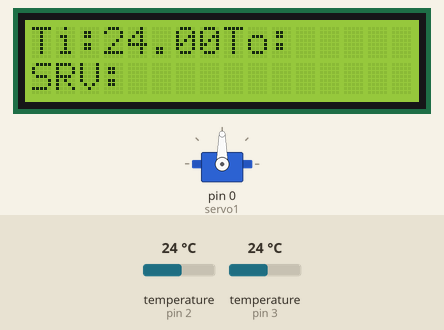
Simulated run of this sketch. Board: Arduino Uno, built with avr-gcc and run on an emulated ATmega328P. On the bench: servo, 16×2 character LCD. The inputs (shaded band) are chosen by the test bench; at power-on: temperature (sensors on pin 2, pin 3) 24 °C.

Above: at 1.2 s.
1.3 s: temperature (sensor on pin 2) set to 24.6 °C
At 4.2 s:
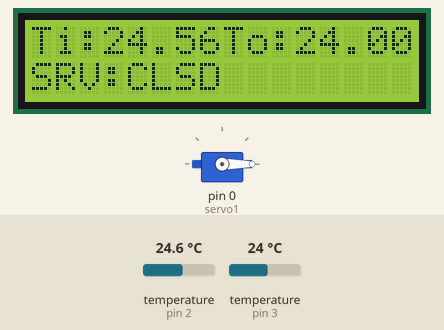
4.8 s: temperature (sensor on pin 2) set to 25.7 °C
At 7.4 s:
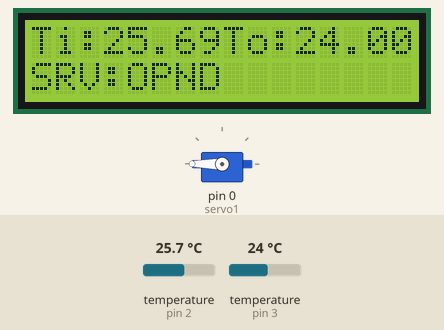
8.1 s: temperature (sensor on pin 3) set to 12 °C
At 9.7 s:
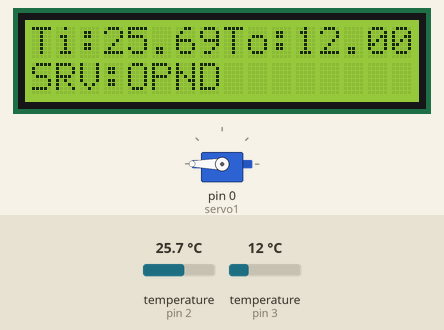
10.7 s: temperature (sensor on pin 3) set to 19 °C
At 12.9 s:
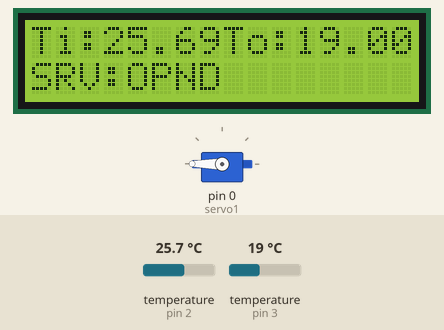
13.2 s: temperature (sensor on pin 2) set to 12 °C
At 15.5 s:
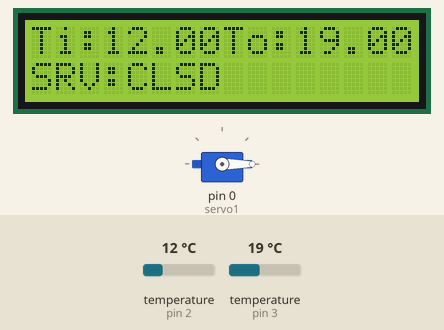
15.8 s: temperature (sensor on pin 3) set to 28 °C
At 17.8 s:
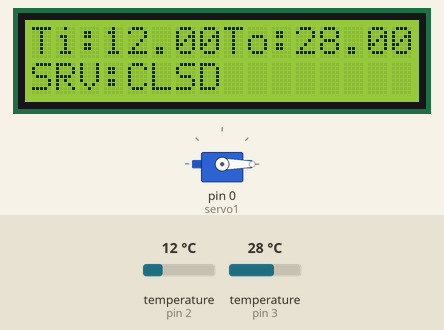
Timing chart, 0 to 19.3 s (numbered marks = the images above; inputs shaded):
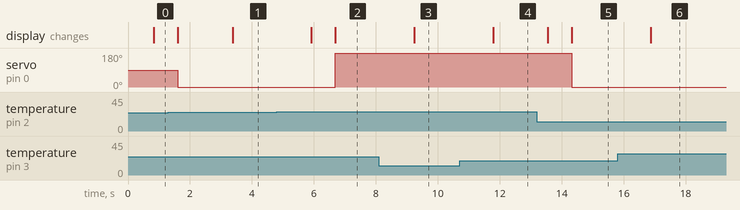

The sketch:

LCD_2sens_servo.ino
```cpp
//Include libraries to operate devices
#include <LiquidCrystal.h>
#include <OneWire.h>
#include <DallasTemperature.h>
#include <SPI.h>
#include <SD.h>
#include <Servo.h>

LiquidCrystal lcd(8, 9, 4, 5, 6, 7);            //Sets LCD pins used by default
Servo servo1;                                   //Declare presence of Servo
OneWire oneWire2(2);                            //Sets pin for temperature sensor
OneWire oneWire3(3);                            //Sets pin for temperature sensor
DallasTemperature sensors2(&oneWire2);          //Sends information from OneWire to DallasTemperature
DallasTemperature sensors3(&oneWire3);          //Sends information from OneWire to DallasTemperature
int servmax = 180;                              //Define maximum servo angle
int servmin = 0;                                //Define minimum servo angle
int MaxTemp = 25;                               //Set threshold temperature for servo ventilation

void setup(){                                   //Setup runs 1 time to get things ready
  servo1.attach(0);                             //Servo is initialized to pin 0
  lcd.begin(16, 2);                             //Start the LCD with 16 characters/line and 2 lines
  lcd.setCursor(0,0);                           //Sets the cursor location to character 0, line 0
  lcd.print("Ti:");                             //Prints preliminary inside Temperature text
  lcd.setCursor(8,0);                           //Sets the cursor location to character 8, line 0
  lcd.print("To:");                             //Prints preliminary outside Temperature text
  lcd.setCursor(0,1);                           //Moves the cursor to the second line
  lcd.print("SRV:");                            //Prints preliminary Servo text
}
void loop(){                                    //Loop runs over and over again so program continues indefinitely
    lcd.setCursor(3,0);                         //Cursor is moved to 3rd character
    sensors2.requestTemperatures();             //Call temperature from sensor
    lcd.print(sensors2.getTempCByIndex(0));     //Prints temperature
    lcd.setCursor(11,0);                        //Cursor is moved to 11th character
    sensors3.requestTemperatures();             //Call temperature from sensor
    lcd.print(sensors3.getTempCByIndex(0));     //Prints temperature

    if (sensors2.getTempCByIndex(0) > MaxTemp){ //Temperature is greater than threshold temperature
      servo1.write(servmax);                    //Move servo to maximum angle
      lcd.setCursor(4,1);                       //Cursor is moved to 4th character on line 1
      lcd.print("OPN");                         //Servo is open
    }
    else {                                      //Temperature is not greater than threshold temperature
      servo1.write(servmin);                    //Move servo to minimum angle
      lcd.setCursor(4,1);                       //Cursor is moved to 4th character on line 1
      lcd.print("CLSD");                        //Servo is closed
    }
    delay(1000);                                //Delays next temperature update by 1 second
}
```

Measured:
- the behaviour switches between 25 and 25.1 °C on temperature (sensor on pin 2) (found by bisection; images 1 and 2)
- after the input at 1.3 s, the display: first differs from a run without the input after 2.1 s (image 1)
- after the input at 4.8 s, servo on pin 0 (servo1): 0° → 180° after 1.9 s; the display: first changes after 1.1 s (image 2 shows a later state)
- after the input at 8.1 s, the display: changes after 1.1 s (image 3)
- after the input at 10.7 s, the display: changes after 1.1 s (image 4)
- after the input at 13.2 s, servo on pin 0 (servo1): 180° → 0° after 1.1 s; the display: first changes after 0.35 s (image 5 shows a later state)
- after the input at 15.8 s, the display: changes after 1.1 s (image 6)
